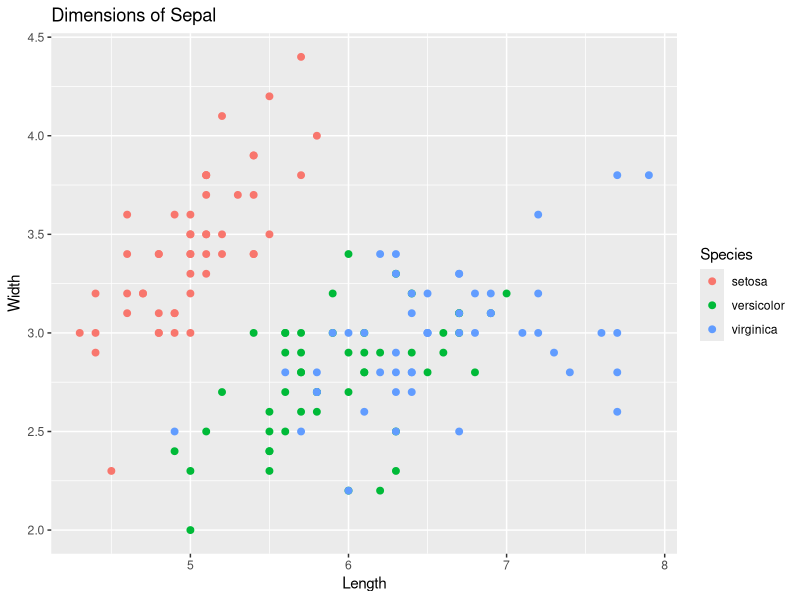
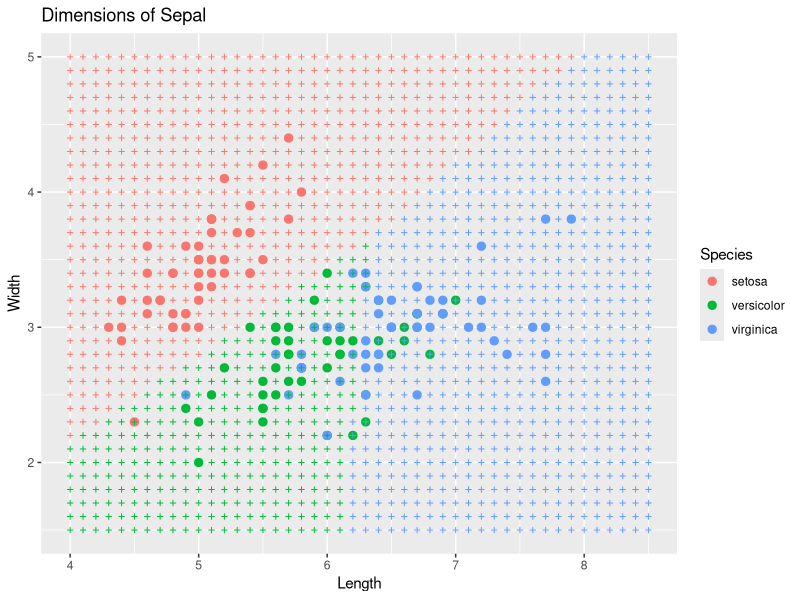

Recreate these plots in R, in order.
install.packages("MASS")
install.packages("VGAM")
install.packages("caret")
install.packages("e1071")

library(MASS)
library(VGAM)
library(caret)
library(e1071)

#Plot Sepal Width as a Function of Sepal Length based on species from iris data
ggplot(data = iris, aes(x = Sepal.Length,y = Sepal.Width,color = Species))+
  geom_point(size = 2)+
  ggtitle("Dimensions of Sepal")+
  xlab("Length")+
  ylab("Width")

#Build Model
ldaModel = lda(Species~Sepal.Width+Sepal.Length,data = iris)
#Make Predictions
out = predict(ldaModel,iris)
#Output Confusion Matrix
confusionMatrix(out$class,iris$Species)

##Visualize Results
# Grid of classifications
pred = expand.grid(seq(4,8.5,0.1),seq(1.5,5,0.1))
names(pred) = c("Sepal.Length","Sepal.Width")
out = predict(ldaModel,pred)

dat = data.frame(x = pred$Sepal.Length,
                 y = pred$Sepal.Width,
                 level = factor(out$class))

ggplot()+
  geom_point(data = iris, aes(x = Sepal.Length,y = Sepal.Width,color = Species),size = 2.5)+
  geom_point(data = dat, aes(x = x,y = y, color = level),size = 1, shape = 3)+
  ggtitle("Dimensions of Sepal")+
  xlab("Length")+
  ylab("Width")
